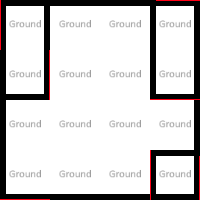

This is a level from a 2D game, rendered from its Tiled map with the project's own tilesets. A one-line summary and the complete map file follow:
An orthogonal 4x4 tile map with 50x50 px tiles, 4 tile layers (Ground, Walls, Fenetre, Walls2), 2 hidden layers not drawn, 2 tilesets and 5 objects (Vent, Fenetre, TabletteLevel2Room2).

<map version="1.5" tiledversion="1.7.2" orientation="orthogonal" renderorder="left-up" compressionlevel="0" width="4" height="4" tilewidth="50" tileheight="50" infinite="0" nextlayerid="34" nextobjectid="92">
 <properties>
  <property name="NoAgents" type="bool" value="false" />
  <property name="NoSpawning" type="bool" value="false" />
  <property name="Skybox" value="/Skybox/AllSky_Space_AnotherPlanet" />
  <property name="SkyboxRotation" value="180;0;0" />
 </properties>
 <tileset firstgid="1" source="../../_Tiled/Master.tsx" />
 <tileset firstgid="34" source="../../_Tiled/Deco.tsx" />
 <group id="5" name="Floor 0">
  <properties>
   <property name="Height" type="float" value="2.5" />
   <property name="Skybox" value="/Skybox/AllSky_Space_AnotherPlanet" />
  </properties>
  <layer id="1" name="Ground" width="4" height="4">
   <properties>
    <property name="Materials" value="[ground]" />
    <property name="Walkable" type="bool" value="true" />
   </properties>
   <data encoding="csv">
4,4,4,4,
4,4,4,4,
4,4,4,4,
4,4,4,4
</data>
  </layer>
  <objectgroup id="4" name="Transitions">
   <object id="66" gid="8" x="150" y="30" width="50" height="50" rotation="180">
    <properties>
     <property name="OneWay" type="bool" value="true" />
     <property name="TargetZone" value="Level2Room3" />
    </properties>
   </object>
   <object id="73" gid="8" x="100" y="30" width="50" height="50" rotation="180">
    <properties>
     <property name="OneWay" type="bool" value="true" />
     <property name="TargetZone" value="Level2Room3" />
    </properties>
   </object>
  </objectgroup>
  <objectgroup id="27" name="Objects">
   <object id="80" type="Vent" gid="40" x="51.6667" y="100" width="50" height="50">
    <properties>
     <property name="Offset" value="0.6;0.35;0.5" />
     <property name="Rotate" value="-90;-90;0" />
     <property name="Scale" value="0.2;0.3;0.2" />
    </properties>
   </object>
   <object id="89" type="Fenetre" gid="40" x="50" y="200" width="50" height="50">
    <properties>
     <property name="Offset" value="0.65;1.5;-0.5" />
     <property name="Rotate" value="90;0;0" />
     <property name="Scale" value="0.6;0.5;0.7" />
    </properties>
   </object>
   <object id="91" type="TabletteLevel2Room2" gid="40" x="72.727" y="149.547" width="50" height="50">
    <properties>
     <property name="Scale" value="" />
     <property name="Y" type="int" value="2" />
    </properties>
   </object>
  </objectgroup>
  <layer id="28" name="Ceiling" width="4" height="4" visible="0">
   <properties>
    <property name="AtCeiling" type="bool" value="true" />
    <property name="Materials" value="[ceiling]" />
   </properties>
   <data encoding="csv">
3,3,3,3,
3,3,3,3,
3,3,3,3,
3,3,3,3
</data>
  </layer>
  <layer id="3" name="Walls" width="4" height="4">
   <properties>
    <property name="ConnectToCeiling" type="bool" value="true" />
    <property name="Materials" value="[mainWalls]" />
   </properties>
   <data encoding="csv">
2684354566,3221225477,3221225477,3221225478,
2684354565,0,0,1610612741,
2684354565,0,0,1610612741,
6,0,0,1610612742
</data>
  </layer>
  <layer id="33" name="Fenetre" width="4" height="4">
   <properties>
    <property name="ConnectToCeiling" type="bool" value="false" />
    <property name="Materials" value="[mainWalls]" />
    <property name="Y" value="0,3,4" />
   </properties>
   <data encoding="csv">
0,0,0,0,
0,0,0,0,
0,0,0,0,
0,5,5,0
</data>
  </layer>
  <layer id="30" name="Walls2" width="4" height="4">
   <properties>
    <property name="Anchor" type="int" value="-1" />
    <property name="ConnectToCeiling" type="bool" value="true" />
    <property name="Materials" value="[mainWalls]" />
   </properties>
   <data encoding="csv">
1610612741,0,0,2684354565,
1610612742,0,0,6,
0,0,0,0,
0,0,0,2684354566
</data>
  </layer>
  <layer id="31" name="WallsAboveVent" width="4" height="4" visible="0" offsetx="0" offsety="1">
   <properties>
    <property name="ConnectToCeiling" type="bool" value="true" />
    <property name="Materials" value="[mainWalls]" />
    <property name="Y" value="2" />
   </properties>
   <data encoding="csv">
0,5,5,0,
0,0,0,0,
0,0,0,0,
0,0,0,0
</data>
  </layer>
 </group>
</map>
